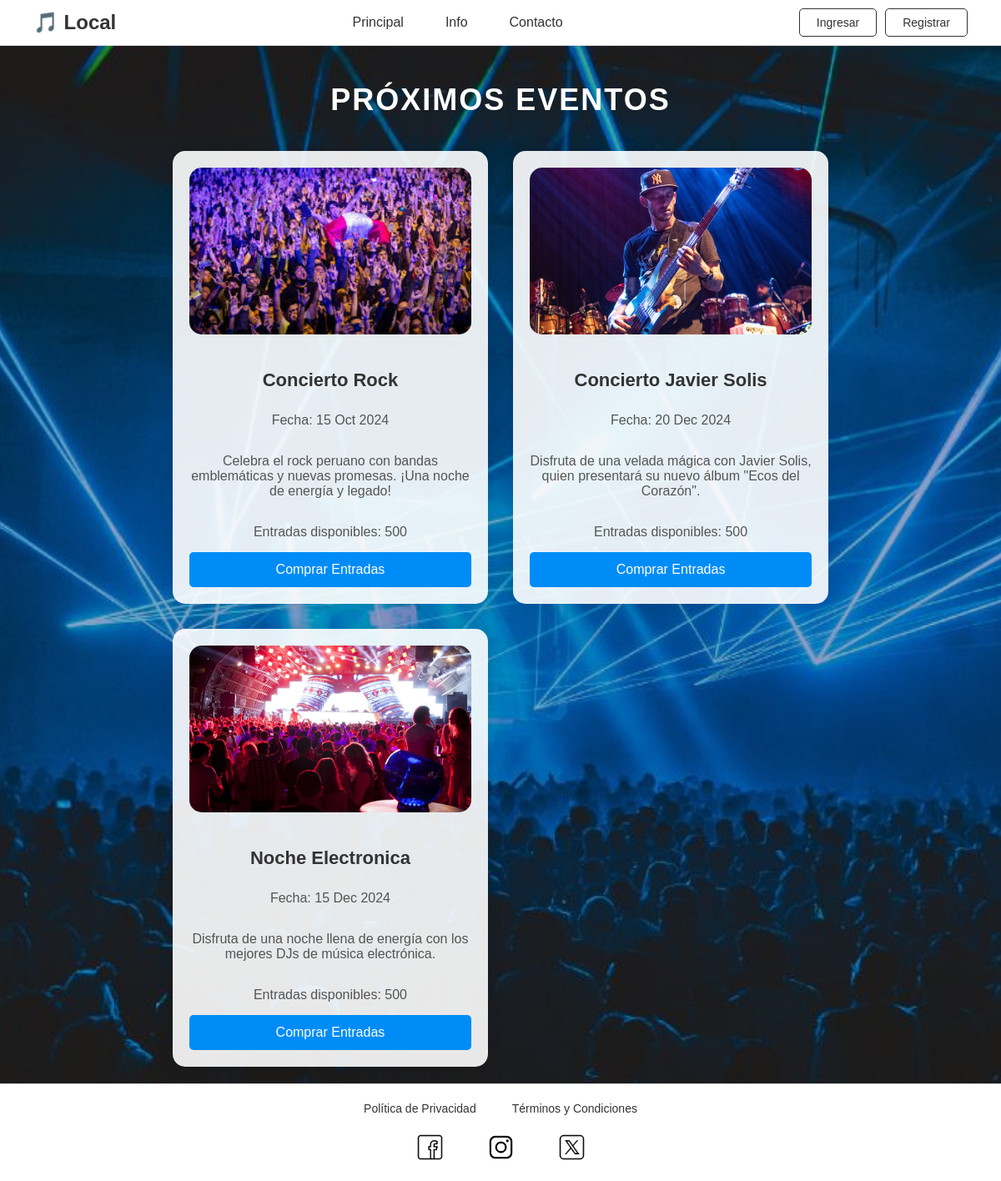
Before: / with the older database file.
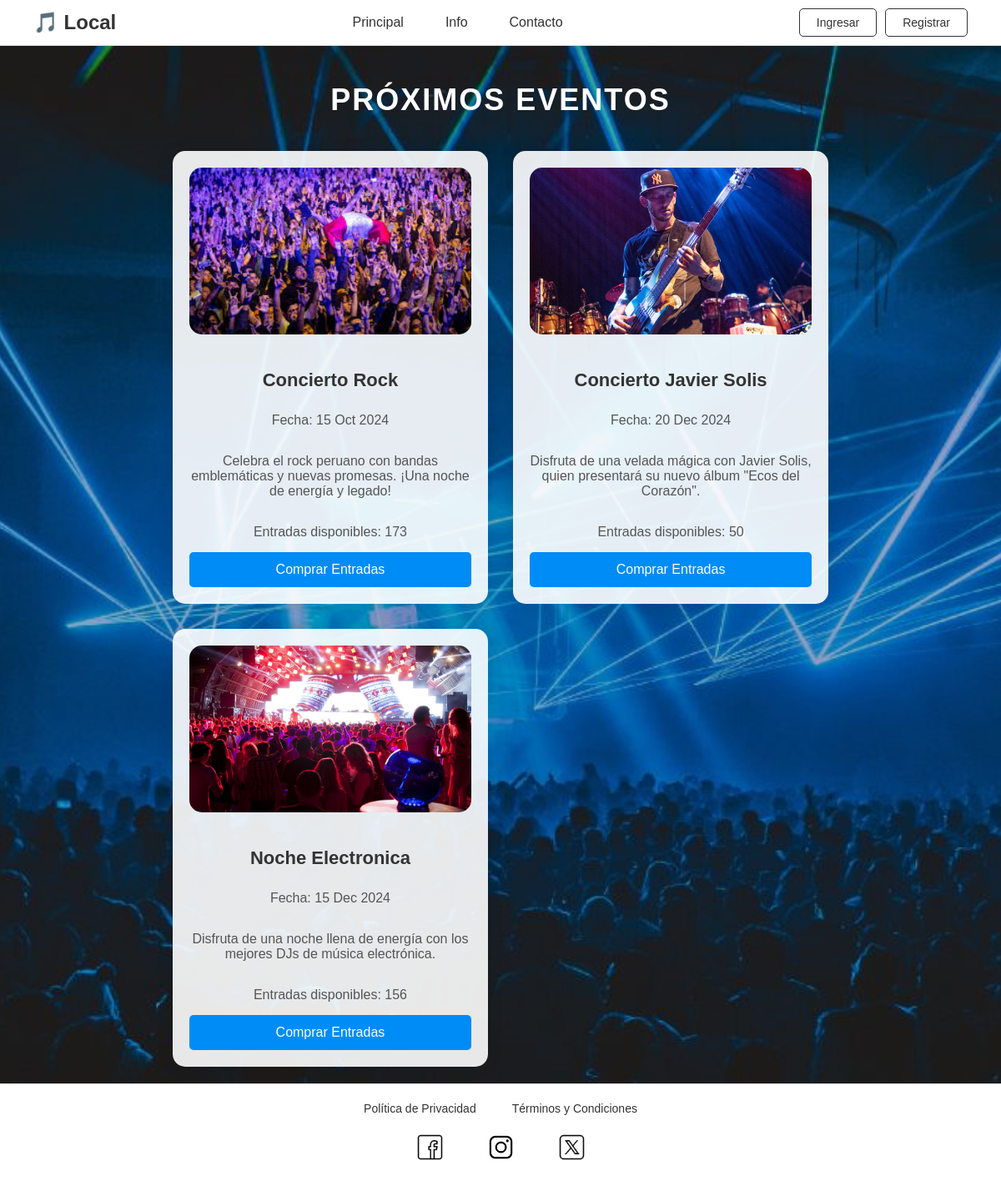
After: the same page with the newer database file.
### tables this page shows
CREATE TABLE `evento` (
  `idEvento` int(11) NOT NULL,
  `nombreEvento` varchar(150) NOT NULL,
  `descripcionEvento` text DEFAULT NULL,
  `fechahoraEvento` datetime NOT NULL,
  `categoriaEvento` varchar(50) DEFAULT NULL,
  `capacidadEvento` int(11) NOT NULL,
  `imagenEvento` varchar(255) DEFAULT NULL
);

### index.php (the view, shortened to what this page needs)
<!DOCTYPE html>
<html lang="es">
<head>
</head>
<body>
<div class="wrapper">
    <header>
        <div class="logo">
            <span>🎵 Local</span>
        </div>
        <nav>
            <ul>
                <li><a href="./index.php">Principal</a></li>
                <li><a href="./info.html">Info</a></li>
                <li><a href="./contacto.html">Contacto</a></li>
            </ul>
        </nav>
        <div class="buttons">
            <a href="./login/login.html" class="buy-btn">Ingresar</a>
            <a href="./login/registro_usuario.html" class="buy-btn">Registrar</a>
        </div>
    </header>
    <div class="container">
        <h1>Próximos Eventos</h1>
        <div class="event-grid">
        <?php
include 'conexion.php';
$sql = "SELECT idEvento, nombreEvento, descripcionEvento, fechahoraevento,capacidadEvento, imagenEvento FROM evento";
$result = $conn->query($sql);
if ($result->num_rows > 0) {
    while($evento = $result->fetch_assoc()) {
        echo '<div class="event-card">';
        echo '<img src="' . $evento['imagenEvento'] . '" alt="' . $evento['nombreEvento'] . '">';
        echo '<h3>' . $evento['nombreEvento'] . '</h3>';
        echo '<p>Fecha: ' . date('d M Y', strtotime($evento['fechahoraevento'])) . '</p>';
        echo '<p>' . $evento['descripcionEvento'] . '</p>';
        echo '<p>Entradas disponibles: ' . $evento['capacidadEvento'] . '</p>';
        echo '<a href="./eventos/evento.php?id=' . $evento['idEvento'] . '" class="buy-btn">Comprar Entradas</a>';
        echo '</div>';
    }
} else {
    echo '<p>No hay eventos disponibles.</p>';
}
?>
        </div>
    </div>
    <footer>
        <a href="./privacy.html">Política de Privacidad</a> |
        <a href="./tyc.html">Términos y Condiciones</a>
        <div class="social">
            <a href="https://www.facebook.com/" target="_blank"><img src="./img/facebook.png" alt="Facebook"></a>
            <a href="https://www.instagram.com/" target="_blank"><img src="./img/instagram.png" alt="Instagram"></a>
            <a href="https://www.x.com/" target="_blank"><img src="./img/x.png" alt="Twitter"></a>
        </div>
    </footer>
</div>
</body>
</html>

### index.php (style rules this page uses)
html, body { height: 100%; margin: 0; font-family: 'Arial', sans-serif; box-sizing: border-box; scroll-behavior: smooth; }
body { background-image: url('./img/back-blu.jpg'); background-size: cover; background-position: center; background-attachment: fixed; background-repeat: no-repeat; margin: 0; padding: 0; color: #ffffff; }
.wrapper { display: flex; flex-direction: column; min-height: 100vh; backdrop-filter: brightness(0.8); }
header { background-color: rgb(255, 255, 255); padding: 10px 40px; display: flex; align-items: center; border-bottom: 1px solid #ddd; position: sticky; top: 0; z-index: 100; }
.logo { font-size: 24px; font-weight: bold; display: flex; align-items: center; color: #333; }
nav { flex-grow: 1; display: flex; justify-content: center; }
nav ul { list-style: none; display: flex; margin: 0; padding: 0; }
nav ul li { margin: 0 15px; }
nav ul li a { text-decoration: none; color: #333; font-size: 16px; padding: 10px; border-radius: 5px; }
.buttons { display: flex; gap: 10px; }
.buttons a { padding: 8px 20px; border: 1px solid #333; background-color: transparent; color: #333; border-radius: 5px; text-decoration: none; font-size: 14px; }
.container { flex: 1; max-width: 1200px; margin: 0 auto; padding: 20px; text-align: center; position: relative; z-index: 1; min-height: 100vh; }
h1 { margin-bottom: 40px; font-size: 36px; color: #fff; text-transform: uppercase; letter-spacing: 2px; }
.event-grid { display: grid; grid-template-columns: repeat(auto-fit, minmax(300px, 1fr)); gap: 30px; }
.event-card { background-color: rgba(255, 255, 255, 0.9); border: none; padding: 20px; box-shadow: 0 0 20px rgba(0, 0, 0, 0.1); display: flex; flex-direction: column; justify-content: space-between; border-radius: 15px; transition: transform 0.3s ease, box-shadow 0.3s ease; position: relative; overflow: hidden; }
.event-card img { width: 100%; height: 200px; border-radius: 15px; object-fit: cover; margin-bottom: 20px; transition: opacity 0.3s ease; }
.event-card h3 { font-size: 22px; margin-bottom: 10px; color: #333; font-weight: bold; }
.event-card p { font-size: 16px; color: #555; margin-bottom: 15px; }
.buy-btn { display: inline-block; background-color: #008cf7; color: #fff; padding: 12px 20px; text-decoration: none; font-size: 16px; border-radius: 5px; text-align: center; transition: background-color 0.3s ease; }
footer { background-color: rgb(255, 255, 255); padding: 20px; text-align: center; border-top: 1px solid #ddd; margin-top: auto; }
footer a { text-decoration: none; color: #333; font-size: 14px; margin: 0 15px; }
.social { display: flex; justify-content: center; gap: 20px; margin-top: 20px; }
.social img { width: 35px; height: 35px; filter: grayscale(100%); transition: filter 0.3s; }

Changed rows visible on the page:
changed evento "Concierto Rock": capacidadEvento "500" → "173"
changed evento "Concierto Javier Solis": capacidadEvento "500" → "50"
changed evento "Noche Electronica": capacidadEvento "500" → "156"
